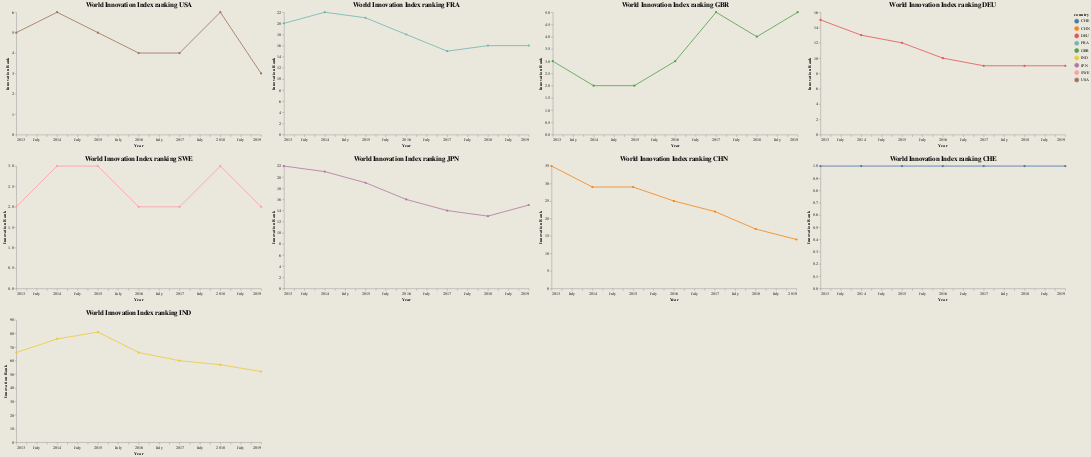

This figure's notebook cell:
### Code cell
countries = ['USA','FRA','GBR','DEU','SWE','JPN','CHN','CHE','IND']


json_data = innovation_df.to_json(orient='records')

charts = []


for i in countries:
    subset = innovation_df[innovation_df['country']==i]
    chart = alt.Chart(subset).mark_line(point=True).encode(
        x=alt.X('year', title='Year'),
        y=alt.Y('innovation:Q',title='Innovation Rank'),
        color='country:N'
    ).properties(
        title=f"World Innovation Index ranking {i}",
        width = 600,
        height = 300
    )
    charts.append(chart)
rows = []
n_cols = 4  # Number of charts per row
for i in range(0, len(charts), n_cols):
    row = alt.hconcat(*charts[i:i + n_cols])  # Horizontally concatenate n_cols charts
    rows.append(row)

# Vertically concatenate all rows
dashboard = alt.vconcat(*rows).configure(
    background="#eae7dd",  # Background color for the entire dashboard
    font="Barlow",         # Font for the entire dashboard
    title={
        "fontSize": 16,    # Title font size
        "font": "Barlow",  # Title font
    },
    axis={
        "labelFont": "Barlow",  # Font for axis labels
        "labelFontSize": 12,    # Axis label size
        "titleFont": "Barlow",  # Font for axis titles
        "titleFontSize": 14,    # Axis title size
    }
    ).configure_view(
            fill="#eae7dd",  # Background color for each chart
            strokeWidth=0  # Remove the border around the chart  
    ).configure_axis(
    grid=False  # Turn off all gridlines globally
    )

dashboard.show()

### Figure 1 — Vega-Lite specification as saved in the notebook (floating-point values rounded to 4 significant figures)
{"config": {"view": {"continuousWidth": 300, "continuousHeight": 300, "fill": "#eae7dd", "strokeWidth": 0}, "axis": {"grid": false}, "background": "#eae7dd", "font": "Barlow", "title": {"fontSize": 16, "font": "Barlow"}}, "vconcat": [{"hconcat": [{"data": {"name": "data-27f089387b1327f00ce8ace580431328"}, "mark": {"type": "line", "point": true}, "encoding": {"color": {"field": "country", "type": "nominal"}, "x": {"field": "year", "title": "Year", "type": "temporal"}, "y": {"field": "innovation", "title": "Innovation Rank", "type": "quantitative"}}, "height": 300, "title": "World Innovation Index ranking USA", "width": 600}, {"data": {"name": "data-d1e0fe000dd6e87c29b0f8ca0ff8d02d"}, "mark": {"type": "line", "point": true}, "encoding": {"color": {"field": "country", "type": "nominal"}, "x": {"field": "year", "title": "Year", "type": "temporal"}, "y": {"field": "innovation", "title": "Innovation Rank", "type": "quantitative"}}, "height": 300, "title": "World Innovation Index ranking FRA", "width": 600}, {"data": {"name": "data-253c44e57807ba4e70da70eaf5648ef1"}, "mark": {"type": "line", "point": true}, "encoding": {"color": {"field": "country", "type": "nominal"}, "x": {"field": "year", "title": "Year", "type": "temporal"}, "y": {"field": "innovation", "title": "Innovation Rank", "type": "quantitative"}}, "height": 300, "title": "World Innovation Index ranking GBR", "width": 600}, {"data": {"name": "data-5426723205806828e2bfcd6ab1fa44a5"}, "mark": {"type": "line", "point": true}, "encoding": {"color": {"field": "country", "type": "nominal"}, "x": {"field": "year", "title": "Year", "type": "temporal"}, "y": {"field": "innovation", "title": "Innovation Rank", "type": "quantitative"}}, "height": 300, "title": "World Innovation Index ranking DEU", "width": 600}]}, {"hconcat": [{"data": {"name": "data-90dc0fec790fa4d3010444d315c5ad28"}, "mark": {"type": "line", "point": true}, "encoding": {"color": {"field": "country", "type": "nominal"}, "x": {"field": "year", "title": "Year", "type": "temporal"}, "y": {"field": "innovation", "title": "Innovation Rank", "type": "quantitative"}}, "height": 300, "title": "World Innovation Index ranking SWE", "width": 600}, {"data": {"name": "data-1c0998c44dc877bbcb28e43b26b15c1c"}, "mark": {"type": "line", "point": true}, "encoding": {"color": {"field": "country", "type": "nominal"}, "x": {"field": "year", "title": "Year", "type": "temporal"}, "y": {"field": "innovation", "title": "Innovation Rank", "type": "quantitative"}}, "height": 300, "title": "World Innovation Index ranking JPN", "width": 600}, {"data": {"name": "data-b948bb5c9db03873fa859a985e636bc7"}, "mark": {"type": "line", "point": true}, "encoding": {"color": {"field": "country", "type": "nominal"}, "x": {"field": "year", "title": "Year", "type": "temporal"}, "y": {"field": "innovation", "title": "Innovation Rank", "type": "quantitative"}}, "height": 300, "title": "World Innovation Index ranking CHN", "width": 600}, {"data": {"name": "data-c099a1ca8d2d522d67e1f58f93b73115"}, "mark": {"type": "line", "point": true}, "encoding": {"color": {"field": "country", "type": "nominal"}, "x": {"field": "year", "title": "Year", "type": "temporal"}, "y": {"field": "innovation", "title": "Innovation Rank", "type": "quantitative"}}, "height": 300, "title": "World Innovation Index ranking CHE", "width": 600}]}, {"hconcat": [{"mark": {"type": "line", "point": true}, "encoding": {"color": {"field": "country", "type": "nominal"}, "x": {"field": "year", "title": "Year", "type": "temporal"}, "y": {"field": "innovation", "title": "Innovation Rank", "type": "quantitative"}}, "height": 300, "title": "World Innovation Index ranking IND", "width": 600}], "data": {"name": "data-717439978b3d9bda2508beccc9955c4e"}}], "$schema": "https://vega.github.io/schema/vega-lite/v5.20.1.json", "datasets": {"data-27f089387b1327f00ce8ace580431328": [{"country": "USA", "year": "2013-01-01T00:00:00", "innovation": 5.0}, {"country": "USA", "year": "2014-01-01T00:00:00", "innovation": 6.0}, {"country": "USA", "year": "2015-01-01T00:00:00", "innovation": 5.0}, {"country": "USA", "year": "2016-01-01T00:00:00", "innovation": 4.0}, {"country": "USA", "year": "2017-01-01T00:00:00", "innovation": 4.0}, {"country": "USA", "year": "2018-01-01T00:00:00", "innovation": 6.0}, {"country": "USA", "year": "2019-01-01T00:00:00", "innovation": 3.0}], "data-d1e0fe000dd6e87c29b0f8ca0ff8d02d": [{"country": "FRA", "year": "2013-01-01T00:00:00", "innovation": 20.0}, {"country": "FRA", "year": "2014-01-01T00:00:00", "innovation": 22.0}, {"country": "FRA", "year": "2015-01-01T00:00:00", "innovation": 21.0}, {"country": "FRA", "year": "2016-01-01T00:00:00", "innovation": 18.0}, {"country": "FRA", "year": "2017-01-01T00:00:00", "innovation": 15.0}, {"country": "FRA", "year": "2018-01-01T00:00:00", "innovation": 16.0}, {"country": "FRA", "year": "2019-01-01T00:00:00", "innovation": 16.0}], "data-253c44e57807ba4e70da70eaf5648ef1": [{"country": "GBR", "year": "2013-01-01T00:00:00", "innovation": 3.0}, {"country": "GBR", "year": "2014-01-01T00:00:00", "innovation": 2.0}, {"country": "GBR", "year": "2015-01-01T00:00:00", "innovation": 2.0}, {"country": "GBR", "year": "2016-01-01T00:00:00", "innovation": 3.0}, {"country": "GBR", "year": "2017-01-01T00:00:00", "innovation": 5.0}, {"country": "GBR", "year": "2018-01-01T00:00:00", "innovation": 4.0}, {"country": "GBR", "year": "2019-01-01T00:00:00", "innovation": 5.0}], "data-5426723205806828e2bfcd6ab1fa44a5": [{"country": "DEU", "year": "2013-01-01T00:00:00", "innovation": 15.0}, {"country": "DEU", "year": "2014-01-01T00:00:00", "innovation": 13.0}, {"country": "DEU", "year": "2015-01-01T00:00:00", "innovation": 12.0}, {"country": "DEU", "year": "2016-01-01T00:00:00", "innovation": 10.0}, {"country": "DEU", "year": "2017-01-01T00:00:00", "innovation": 9.0}, {"country": "DEU", "year": "2018-01-01T00:00:00", "innovation": 9.0}, {"country": "DEU", "year": "2019-01-01T00:00:00", "innovation": 9.0}], "data-90dc0fec790fa4d3010444d315c5ad28": [{"country": "SWE", "year": "2013-01-01T00:00:00", "innovation": 2.0}, {"country": "SWE", "year": "2014-01-01T00:00:00", "innovation": 3.0}, {"country": "SWE", "year": "2015-01-01T00:00:00", "innovation": 3.0}, {"country": "SWE", "year": "2016-01-01T00:00:00", "innovation": 2.0}, {"country": "SWE", "year": "2017-01-01T00:00:00", "innovation": 2.0}, {"country": "SWE", "year": "2018-01-01T00:00:00", "innovation": 3.0}, {"country": "SWE", "year": "2019-01-01T00:00:00", "innovation": 2.0}], "data-1c0998c44dc877bbcb28e43b26b15c1c": [{"country": "JPN", "year": "2013-01-01T00:00:00", "innovation": 22.0}, {"country": "JPN", "year": "2014-01-01T00:00:00", "innovation": 21.0}, {"country": "JPN", "year": "2015-01-01T00:00:00", "innovation": 19.0}, {"country": "JPN", "year": "2016-01-01T00:00:00", "innovation": 16.0}, {"country": "JPN", "year": "2017-01-01T00:00:00", "innovation": 14.0}, {"country": "JPN", "year": "2018-01-01T00:00:00", "innovation": 13.0}, {"country": "JPN", "year": "2019-01-01T00:00:00", "innovation": 15.0}], "data-b948bb5c9db03873fa859a985e636bc7": [{"country": "CHN", "year": "2013-01-01T00:00:00", "innovation": 35.0}, {"country": "CHN", "year": "2014-01-01T00:00:00", "innovation": 29.0}, {"country": "CHN", "year": "2015-01-01T00:00:00", "innovation": 29.0}, {"country": "CHN", "year": "2016-01-01T00:00:00", "innovation": 25.0}, {"country": "CHN", "year": "2017-01-01T00:00:00", "innovation": 22.0}, {"country": "CHN", "year": "2018-01-01T00:00:00", "innovation": 17.0}, {"country": "CHN", "year": "2019-01-01T00:00:00", "innovation": 14.0}], "data-c099a1ca8d2d522d67e1f58f93b73115": [{"country": "CHE", "year": "2013-01-01T00:00:00", "innovation": 1.0}, {"country": "CHE", "year": "2014-01-01T00:00:00", "innovation": 1.0}, {"country": "CHE", "year": "2015-01-01T00:00:00", "innovation": 1.0}, {"country": "CHE", "year": "2016-01-01T00:00:00", "innovation": 1.0}, {"country": "CHE", "year": "2017-01-01T00:00:00", "innovation": 1.0}, {"country": "CHE", "year": "2018-01-01T00:00:00", "innovation": 1.0}, {"country": "CHE", "year": "2019-01-01T00:00:00", "innovation": 1.0}], "data-717439978b3d9bda2508beccc9955c4e": [{"country": "IND", "year": "2013-01-01T00:00:00", "innovation": 66.0}, {"country": "IND", "year": "2014-01-01T00:00:00", "innovation": 76.0}, {"country": "IND", "year": "2015-01-01T00:00:00", "innovation": 81.0}, {"country": "IND", "year": "2016-01-01T00:00:00", "innovation": 66.0}, {"country": "IND", "year": "2017-01-01T00:00:00", "innovation": 60.0}, {"country": "IND", "year": "2018-01-01T00:00:00", "innovation": 57.0}, {"country": "IND", "year": "2019-01-01T00:00:00", "innovation": 52.0}]}}
